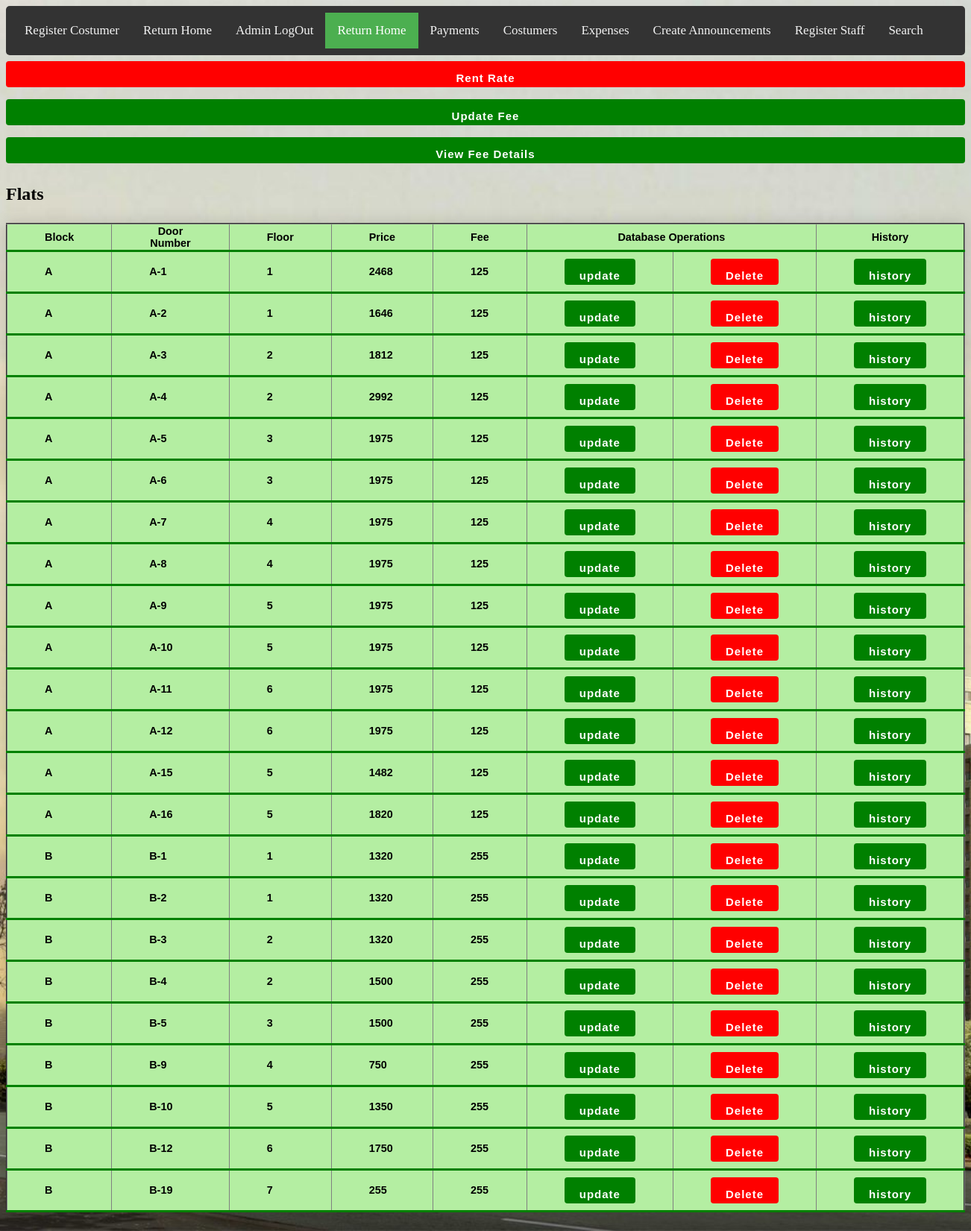
Page /Admin/viewflats.php on the committed database.
### tables this page shows
CREATE TABLE `flats` (
  `flat_id` int(30) NOT NULL,
  `Block` varchar(25) NOT NULL,
  `door_number` varchar(30) NOT NULL,
  `floor` varchar(30) NOT NULL,
  `price` varchar(30) NOT NULL,
  `fee` varchar(25) NOT NULL
);

### Admin/viewflats.php (the view, shortened to what this page needs)
<?php
include '../db_conn.php';
?>
<!DOCTYPE html>
<html>
<head>
 <link rel="stylesheet" href="main.css">
 <link rel="stylesheet" href="Admin2.css">
 <div class="topnav">
  <a href="registerCustomer.php"  >Register Costumer</a>
  <a href="registerAdmin.php" >Return Home</a>
  <a href="logout.php">Admin LogOut </a>
  <a href="admin.php" class="active">Return Home</a>
  <a href="Tenants.php">Payments</a>
  <a href="Landlord.php">Costumers</a>
  <a href="expenses.php">Expenses</a>
  <a href="registerAnnouncement.php">Create Announcements </a>
  <a href="registerStaff.php">Register Staff</a>
  <a href="search.php" >Search</a>
</div>
</head>
<body>
  <?php
  echo "<a href='rentRate.php' ><input type='submit' value='Rent Rate' id='dltbutton' ></a>"; ?>
  <?php
  echo "<a href='updatefee.php' ><input type='submit' value='Update Fee' id='updatebutton' ></a>"; ?>
  <?php
  echo "<a href='viewFee.php' ><input type='submit' value='View Fee Details' id='updatebutton' ></a>"; ?>
  <table class="styled-table" border="2" cellspacing="7">
    <tr "active-row">
      <th>Block</th>
      <th>Door Number</th>
      <th>Floor</th>
      <th>Price</th>
      <th>Fee</th>
      <th colspan="2" align="center">Database Operations</th>
      <th>History</th>
    </tr>
    <h2> Flats </h2>
    <?php
    $query = "SELECT * FROM flats ORDER   BY
    CASE WHEN door_number REGEXP '^[A-Z]{2}'
    THEN 1
    ELSE 0
    END ASC,
    CASE WHEN door_number REGEXP '^[A-Z]{2}'
    THEN LEFT(door_number, 2)
    ELSE LEFT(door_number, 1)
    END ASC,
    CASE WHEN door_number REGEXP '^[A-Z]{2}'
    THEN CAST(RIGHT(door_number, LENGTH(door_number) - 2) AS SIGNED)
    ELSE CAST(RIGHT(door_number, LENGTH(door_number) - 1) AS SIGNED)
    END DESC ";
    $data = mysqli_query($conn,$query);
    $total=mysqli_num_rows($data);
    if($total!=0)
    {
while($result = mysqli_fetch_assoc($data)){
  echo "  <tbody><tr class='active-row'>
  <td>".$result['Block']."</td>
  <td>".$result['door_number']."</td>
  <td>".$result['floor']."</td>
  <td>".$result['price']."</td>
  <td>".$result['fee']."</td>
  <td><a href='editflat.php?ci=$result[flat_id] & bo=$result[Block] &fl=$result[floor] & pr=$result[price] & dr=$result[door_number]& fe=$result[fee]' ><input type='submit' value='update' id='updatebutton' ></a></td>
  <td><a href='deleteflat.php?ci=$result[flat_id]'onclick='return checkdelete()' ><input type='submit' value='Delete' id='dltbutton' ></a> </td>
  <td><a href='flathistory.php?dr=$result[door_number]&' ><input type='submit' value='history' id='updatebutton' ></a></td>
  </tr>";
}
}
else{
  echo "no records";
}
?>
</table>
</body>
</html>

### Admin/main.css (style rules this page uses)
.topnav { background-color: #333; overflow: hidden; }
.topnav a { float: left; color: #f2f2f2; text-align: center; padding: 14px 16px; text-decoration: none; font-size: 17px; }
.topnav a.active { background-color: #4CAF50; color: white; }
table, th, td { background-color:#B4EEA2; }
input[type="submit"] { background: white ; border-color: transparent; width: 400px; color: black; font-size: 28px; font-weight: bold; letter-spacing: 1px; height: 35px; margin-top: 480px; margin-left: 560px; border-radius: 25px; }
.styled-table { border-collapse: collapse; margin: 25px 0; font-size: 0.9em; font-family: sans-serif; min-width: 400px; box-shadow: 0 0 20px rgba(0, 0, 0, 0.15); }
.styled-table th, .styled-table td { padding:1px 50px; }
.styled-table tbody tr { border-bottom: 1px solid #dddddd; }
.styled-table tbody tr:last-of-type { border-bottom: 3px solid green; }
.styled-table tbody tr.active-row { font-weight: bold; color: black; }

### Admin/admin2.css (style rules this page uses)
body { background-image: url("homepage.jpg"); background-color: #cccccc; background-repeat: no-repeat; background-size: cover; }
input[type=submit] { width:100%; background-color: #4CAF50; color: white; padding: 14px 20px; margin: 8px 0; border: none; border-radius: 4px; cursor: pointer; }
div { border-radius: 5px; padding: 9px; }
* { box-sizing: border-box; }

### Admin/viewflats.php (style rules this page uses)
#updatebutton { background-color:green; color:white; width:%100; height:%100; font-size:15px; }
#dltbutton { background-color:red; color:white; width:%100; height:%100; font-size:15px; }
body { background-image: url("homepage.jpg"); background-color: #cccccc; background-repeat: no-repeat; background-size: cover; }

### rows in the picture
flats: Block "A", door_number "A-1", floor "1", price "2468", fee "125"
flats: Block "A", door_number "A-2", floor "1", price "1646", fee "125"
flats: Block "A", door_number "A-3", floor "2", price "1812", fee "125"
flats: Block "A", door_number "A-4", floor "2", price "2992", fee "125"
flats: Block "A", door_number "A-5", floor "3", price "1975", fee "125"
flats: Block "A", door_number "A-6", floor "3", price "1975", fee "125"
flats: Block "A", door_number "A-7", floor "4", price "1975", fee "125"
flats: Block "A", door_number "A-8", floor "4", price "1975", fee "125"
flats: Block "A", door_number "A-9", floor "5", price "1975", fee "125"
flats: Block "A", door_number "A-10", floor "5", price "1975", fee "125"
flats: Block "A", door_number "A-11", floor "6", price "1975", fee "125"
flats: Block "A", door_number "A-12", floor "6", price "1975", fee "125"
flats: Block "A", door_number "A-15", floor "5", price "1482", fee "125"
flats: Block "A", door_number "A-16", floor "5", price "1820", fee "125"
flats: Block "B", door_number "B-1", floor "1", price "1320", fee "255"
flats: Block "B", door_number "B-2", floor "1", price "1320", fee "255"
flats: Block "B", door_number "B-3", floor "2", price "1320", fee "255"
flats: Block "B", door_number "B-4", floor "2", price "1500", fee "255"
flats: Block "B", door_number "B-5", floor "3", price "1500", fee "255"
flats: Block "B", door_number "B-9", floor "4", price "750", fee "255"
flats: Block "B", door_number "B-10", floor "5", price "1350", fee "255"
flats: Block "B", door_number "B-12", floor "6", price "1750", fee "255"
flats: Block "B", door_number "B-19", floor "7", price "255", fee "255"
